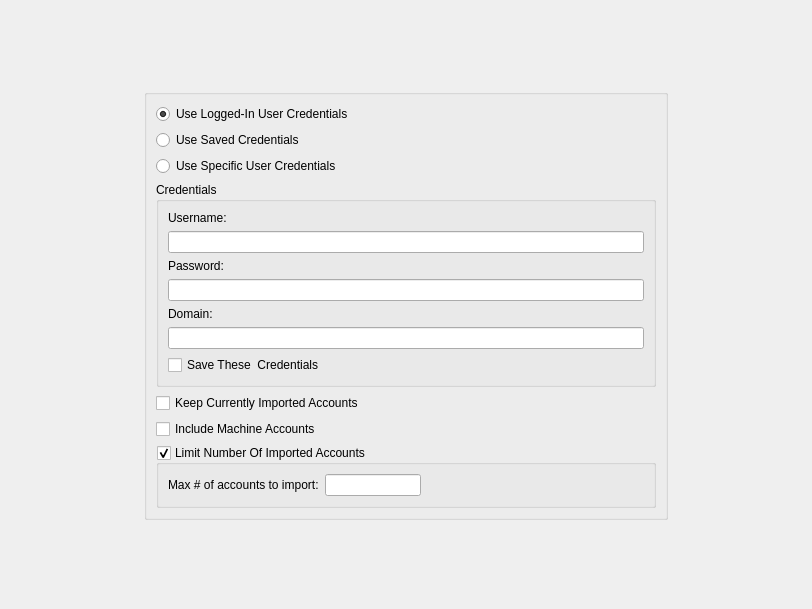
<?xml version="1.0" encoding="UTF-8"?>
<ui version="4.0">
 <class>ImportLocalConfig</class>
 <widget class="QWidget" name="ImportLocalConfig">
  <property name="geometry">
   <rect>
    <x>0</x>
    <y>0</y>
    <width>812</width>
    <height>609</height>
   </rect>
  </property>
  <property name="sizePolicy">
   <sizepolicy hsizetype="Preferred" vsizetype="Preferred">
    <horstretch>0</horstretch>
    <verstretch>0</verstretch>
   </sizepolicy>
  </property>
  <property name="maximumSize">
   <size>
    <width>16777215</width>
    <height>16777215</height>
   </size>
  </property>
  <property name="windowTitle">
   <string>Form</string>
  </property>
  <layout class="QGridLayout" name="gridLayout">
   <item row="1" column="2">
    <spacer name="horizontalSpacer">
     <property name="orientation">
      <enum>Qt::Horizontal</enum>
     </property>
     <property name="sizeHint" stdset="0">
      <size>
       <width>40</width>
       <height>20</height>
      </size>
     </property>
    </spacer>
   </item>
   <item row="1" column="0">
    <spacer name="horizontalSpacer_2">
     <property name="orientation">
      <enum>Qt::Horizontal</enum>
     </property>
     <property name="sizeHint" stdset="0">
      <size>
       <width>40</width>
       <height>20</height>
      </size>
     </property>
    </spacer>
   </item>
   <item row="0" column="1">
    <spacer name="verticalSpacer_2">
     <property name="orientation">
      <enum>Qt::Vertical</enum>
     </property>
     <property name="sizeHint" stdset="0">
      <size>
       <width>20</width>
       <height>40</height>
      </size>
     </property>
    </spacer>
   </item>
   <item row="2" column="1">
    <spacer name="verticalSpacer">
     <property name="orientation">
      <enum>Qt::Vertical</enum>
     </property>
     <property name="sizeHint" stdset="0">
      <size>
       <width>20</width>
       <height>40</height>
      </size>
     </property>
    </spacer>
   </item>
   <item row="1" column="1">
    <widget class="QGroupBox" name="groupBox">
     <property name="title">
      <string/>
     </property>
     <layout class="QVBoxLayout" name="verticalLayout_3">
      <item>
       <widget class="QRadioButton" name="UseCurrentCreds">
        <property name="text">
         <string>Use Logged-In User Credentials</string>
        </property>
        <property name="checked">
         <bool>true</bool>
        </property>
       </widget>
      </item>
      <item>
       <widget class="QRadioButton" name="UseSavedCreds">
        <property name="text">
         <string>Use Saved Credentials</string>
        </property>
       </widget>
      </item>
      <item>
       <widget class="QRadioButton" name="UseSpecificCreds">
        <property name="text">
         <string>Use Specific User Credentials</string>
        </property>
       </widget>
      </item>
      <item>
       <widget class="QGroupBox" name="CredentialsBox">
        <property name="sizePolicy">
         <sizepolicy hsizetype="Fixed" vsizetype="Fixed">
          <horstretch>0</horstretch>
          <verstretch>0</verstretch>
         </sizepolicy>
        </property>
        <property name="minimumSize">
         <size>
          <width>500</width>
          <height>0</height>
         </size>
        </property>
        <property name="title">
         <string>Credentials</string>
        </property>
        <layout class="QVBoxLayout" name="verticalLayout_4">
         <item>
          <widget class="QLabel" name="label">
           <property name="text">
            <string>Username:</string>
           </property>
          </widget>
         </item>
         <item>
          <widget class="QLineEdit" name="Username">
           <property name="minimumSize">
            <size>
             <width>0</width>
             <height>0</height>
            </size>
           </property>
          </widget>
         </item>
         <item>
          <widget class="QLabel" name="label_2">
           <property name="text">
            <string>Password:</string>
           </property>
          </widget>
         </item>
         <item>
          <widget class="QLineEdit" name="Password">
           <property name="echoMode">
            <enum>QLineEdit::Password</enum>
           </property>
          </widget>
         </item>
         <item>
          <widget class="QLabel" name="label_3">
           <property name="text">
            <string>Domain:</string>
           </property>
          </widget>
         </item>
         <item>
          <widget class="QLineEdit" name="Domain"/>
         </item>
         <item>
          <widget class="QCheckBox" name="SaveCreds">
           <property name="text">
            <string>Save These  Credentials</string>
           </property>
          </widget>
         </item>
        </layout>
       </widget>
      </item>
      <item>
       <widget class="QCheckBox" name="KeepCurrentAccounts">
        <property name="text">
         <string>Keep Currently Imported Accounts</string>
        </property>
       </widget>
      </item>
      <item>
       <widget class="QCheckBox" name="IncludeMachineAccounts">
        <property name="text">
         <string>Include Machine Accounts</string>
        </property>
       </widget>
      </item>
      <item>
       <widget class="QGroupBox" name="LimitAccounts">
        <property name="title">
         <string>Limit Number Of Imported Accounts</string>
        </property>
        <property name="checkable">
         <bool>true</bool>
        </property>
        <layout class="QHBoxLayout" name="horizontalLayout_2">
         <item>
          <widget class="QLabel" name="label_4">
           <property name="text">
            <string>Max # of accounts to import:</string>
           </property>
          </widget>
         </item>
         <item>
          <widget class="QLineEdit" name="AccountLimit">
           <property name="maximumSize">
            <size>
             <width>96</width>
             <height>16777215</height>
            </size>
           </property>
           <property name="inputMethodHints">
            <set>Qt::ImhDigitsOnly</set>
           </property>
           <property name="maxLength">
            <number>10</number>
           </property>
          </widget>
         </item>
         <item>
          <spacer name="horizontalSpacer_3">
           <property name="orientation">
            <enum>Qt::Horizontal</enum>
           </property>
           <property name="sizeHint" stdset="0">
            <size>
             <width>40</width>
             <height>20</height>
            </size>
           </property>
          </spacer>
         </item>
        </layout>
       </widget>
      </item>
     </layout>
    </widget>
   </item>
  </layout>
 </widget>
 <resources/>
 <connections/>
</ui>
